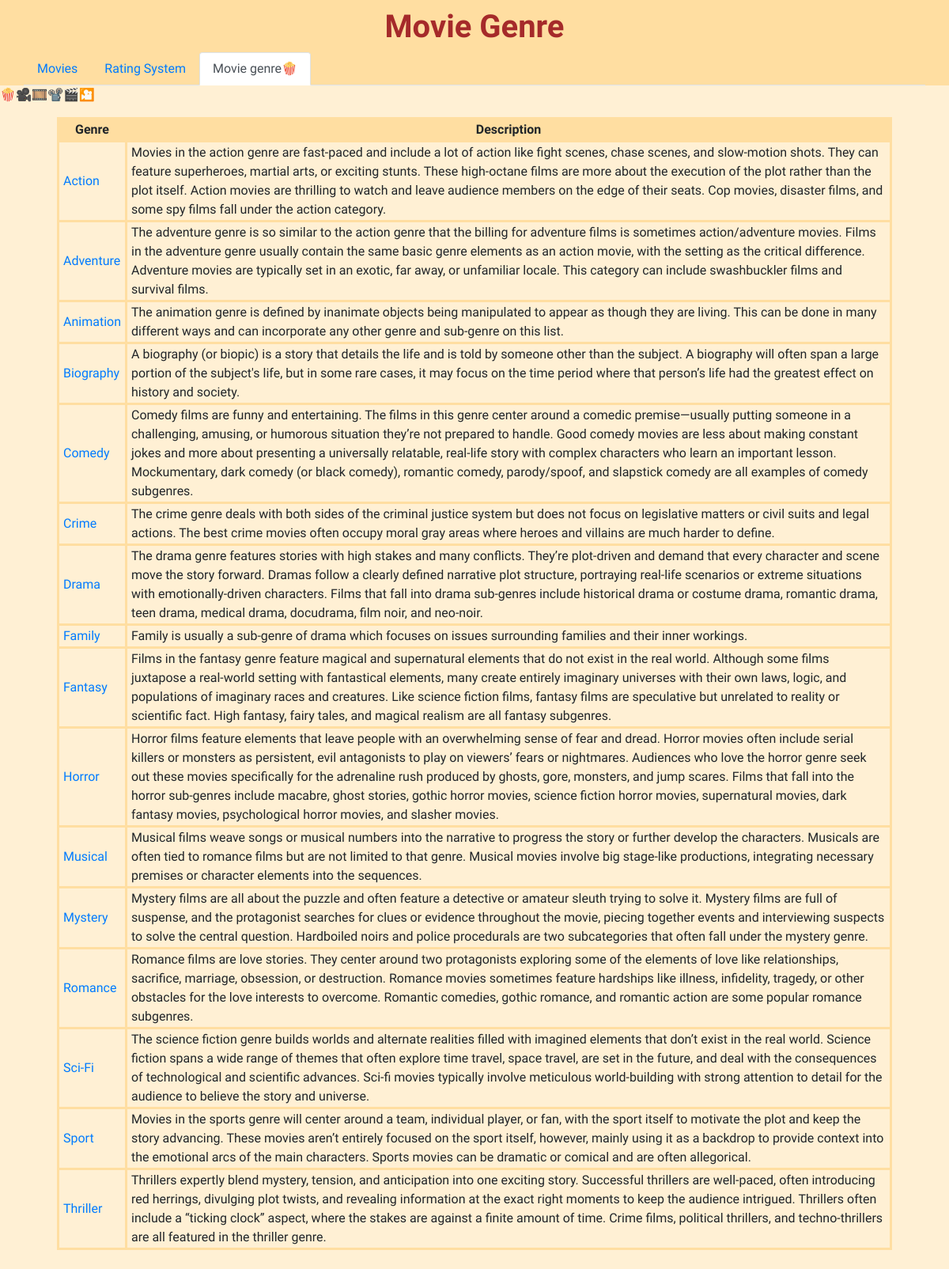
/genre, run on the app's committed database.
### tables this page shows
CREATE TABLE genre (genre TEXT, description TEXT);

### movie.py (the view)
@app.route('/genre')
def genre():
  conn = sqlite3.connect(db_name)
  conn.row_factory = sqlite3.Row
  cur = conn.cursor()
  cur.execute('select * from genre')
  rows = cur.fetchall()
  print(rows)
  conn.close()
  return render_template('genre.html', rows = rows)

### templates/genre.html (shortened to what this page needs)
<!DOCTYPE html>
<html lang="en">
<head>
  <link rel="stylesheet" href="https://maxcdn.bootstrapcdn.com/bootstrap/4.5.2/css/bootstrap.min.css">
  <link rel="stylesheet" type="text/css" href="{{ url_for('static',filename='css/style.css') }}">
</head>
<body>
  <header>
    <div class="sticky-top">
      <h1>Movie Genre</h1>
      <ul class="nav nav-tabs">
        <li class="nav-item">
          <a class="nav-link" href={{url_for('index')}}>Movies</a>
        </li>
        <li class="nav-item">
          <a class="nav-link" href={{url_for('rating')}}>Rating System</a>
        </li>
        <li class="nav-item">
          <a class="nav-link active" href={{url_for('genre')}}>Movie genre🍿</a>
        </li>
      </ul>
    </div>
  </header>
  <p>🍿🎥🎞️📽️🎬🎦</p>
  <div class="content">
    <table class="data_table">
      <tr>
        <th>Genre</th>
        <th>Description</th>
      </tr> {% for row in rows %} <tr>
        <td><a href={{ url_for('genre_movie', genre=row['genre'])}}>{{row['genre']}}</a></td>
        <td>{{row['description']}}</td>
      </tr> {% endfor %}
    </table>
  </div>
</body>
</html>

### static/css/style.css (style rules this page uses)
body { background-color: rgb(255, 240, 212); width: 100%; font-family: 'Shantell Sans', cursive; }
.sticky-top { background-color: rgb(255, 222, 161); padding-top: 10px; padding-left: 30px; padding-right: 30px; }
.sticky-top h1 { color: brown; text-align: center; font-weight: bold; font-family: 'Shantell Sans', cursive; }
.content { padding-left: 6%; padding-right: 6%; padding-bottom: 2%; }
table, th, td { border: 3px solid rgb(255, 222, 161); border-collapse: collapse; padding-left: 5px; padding-right: 5px; }
th { text-align: center; background-color: rgb(255, 222, 161); }

### data on the page
genre: genre "Action", description "Movies in the action genre are fast-paced and include a lot of action like fight scenes, chase scenes, and slow-motion shots. They can feature superheroes, martial arts, or exciting stunts. These high-octane films are more about the execution of the plot rather than the plot itself. Action movies are thrilling to watch and leave audience members on the edge of their seats. Cop movies, disaster films, and some spy films fall under the action category."
genre: genre "Adventure", description "The adventure genre is so similar to the action genre that the billing for adventure films is sometimes action/adventure movies. Films in the adventure genre usually contain the same basic genre elements as an action movie, with the setting as the critical difference. Adventure movies are typically set in an exotic, far away, or unfamiliar locale. This category can include swashbuckler films and survival films."
genre: genre "Animation", description "The animation genre is defined by inanimate objects being manipulated to appear as though they are living. This can be done in many different ways and can incorporate any other genre and sub-genre on this list."
genre: genre "Biography", description "A biography (or biopic) is a story that details the life and is told by someone other than the subject. A biography will often span a large portion of the subject's life, but in some rare cases, it may focus on the time period where that person’s life had the greatest effect on history and society."
genre: genre "Comedy", description "Comedy films are funny and entertaining. The films in this genre center around a comedic premise—usually putting someone in a challenging, amusing, or humorous situation they’re not prepared to handle. Good comedy movies are less about making constant jokes and more about presenting a universally relatable, real-life story with complex characters who learn an important lesson. Mockumentary, dark comedy (or black comedy), romantic comedy, parody/spoof, and slapstick comedy are all examples of comedy subgenres."
genre: genre "Crime", description "The crime genre deals with both sides of the criminal justice system but does not focus on legislative matters or civil suits and legal actions. The best crime movies often occupy moral gray areas where heroes and villains are much harder to define."
genre: genre "Drama", description "The drama genre features stories with high stakes and many conflicts. They’re plot-driven and demand that every character and scene move the story forward. Dramas follow a clearly defined narrative plot structure, portraying real-life scenarios or extreme situations with emotionally-driven characters. Films that fall into drama sub-genres include historical drama or costume drama, romantic drama, teen drama, medical drama, docudrama, film noir, and neo-noir."
genre: genre "Family", description "Family is usually a sub-genre of drama which focuses on issues surrounding families and their inner workings."
genre: genre "Fantasy", description "Films in the fantasy genre feature magical and supernatural elements that do not exist in the real world. Although some films juxtapose a real-world setting with fantastical elements, many create entirely imaginary universes with their own laws, logic, and populations of imaginary races and creatures. Like science fiction films, fantasy films are speculative but unrelated to reality or scientific fact. High fantasy, fairy tales, and magical realism are all fantasy subgenres."
genre: genre "Horror", description "Horror films feature elements that leave people with an overwhelming sense of fear and dread. Horror movies often include serial killers or monsters as persistent, evil antagonists to play on viewers’ fears or nightmares. Audiences who love the horror genre seek out these movies specifically for the adrenaline rush produced by ghosts, gore, monsters, and jump scares. Films that fall into the horror sub-genres include macabre, ghost stories, gothic horror movies, science fiction horror movies, supernatural movies, dark fantasy movies, psychological horror movies, and slasher movies."
genre: genre "Musical", description "Musical films weave songs or musical numbers into the narrative to progress the story or further develop the characters. Musicals are often tied to romance films but are not limited to that genre. Musical movies involve big stage-like productions, integrating necessary premises or character elements into the sequences."
genre: genre "Mystery", description "Mystery films are all about the puzzle and often feature a detective or amateur sleuth trying to solve it. Mystery films are full of suspense, and the protagonist searches for clues or evidence throughout the movie, piecing together events and interviewing suspects to solve the central question. Hardboiled noirs and police procedurals are two subcategories that often fall under the mystery genre."
genre: genre "Romance", description "Romance films are love stories. They center around two protagonists exploring some of the elements of love like relationships, sacrifice, marriage, obsession, or destruction. Romance movies sometimes feature hardships like illness, infidelity, tragedy, or other obstacles for the love interests to overcome. Romantic comedies, gothic romance, and romantic action are some popular romance subgenres."
genre: genre "Sci-Fi", description "The science fiction genre builds worlds and alternate realities filled with imagined elements that don’t exist in the real world. Science fiction spans a wide range of themes that often explore time travel, space travel, are set in the future, and deal with the consequences of technological and scientific advances. Sci-fi movies typically involve meticulous world-building with strong attention to detail for the audience to believe the story and universe."
genre: genre "Sport", description "Movies in the sports genre will center around a team, individual player, or fan, with the sport itself to motivate the plot and keep the story advancing. These movies aren’t entirely focused on the sport itself, however, mainly using it as a backdrop to provide context into the emotional arcs of the main characters. Sports movies can be dramatic or comical and are often allegorical."
genre: genre "Thriller", description "Thrillers expertly blend mystery, tension, and anticipation into one exciting story. Successful thrillers are well-paced, often introducing red herrings, divulging plot twists, and revealing information at the exact right moments to keep the audience intrigued. Thrillers often include a “ticking clock” aspect, where the stakes are against a finite amount of time. Crime films, political thrillers, and techno-thrillers are all featured in the thriller genre."
